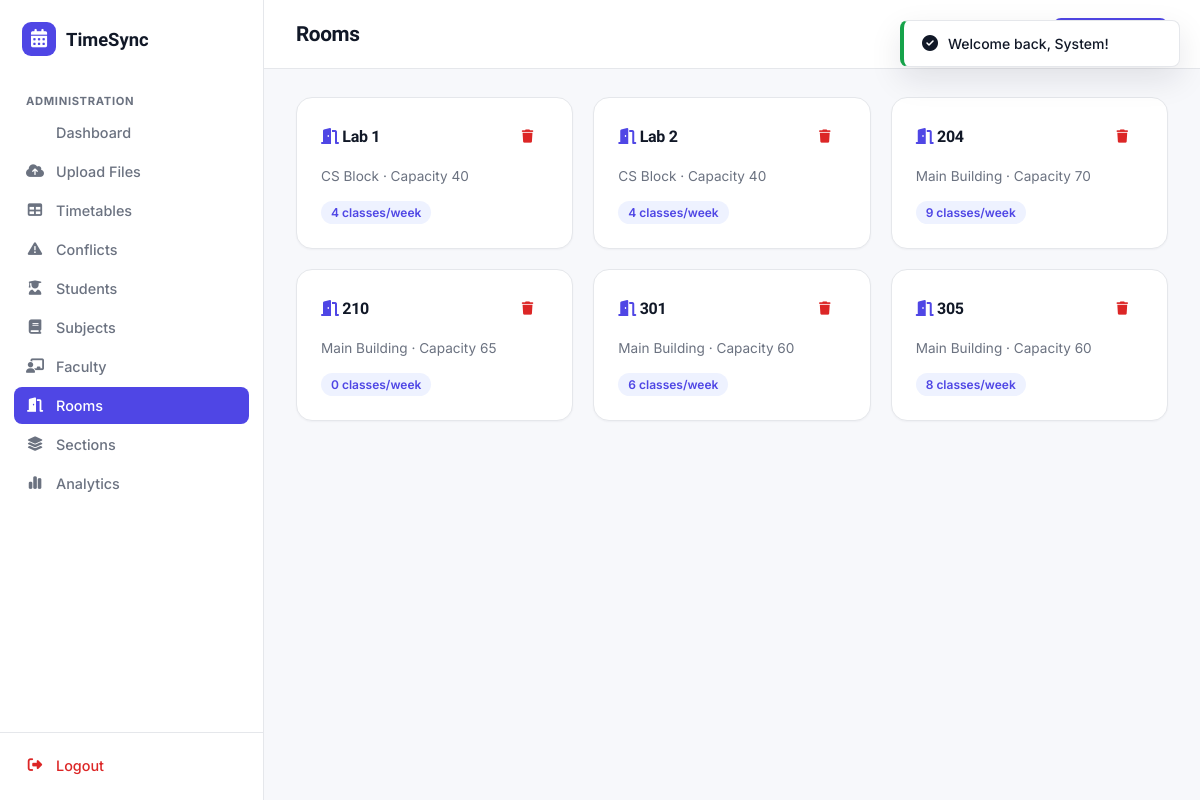
/admin/rooms.php (signed in), run on the app's committed database.
### tables this page shows
CREATE TABLE rooms (
    id INT AUTO_INCREMENT PRIMARY KEY,
    room_number VARCHAR(30) NOT NULL,
    building VARCHAR(80) DEFAULT 'Main Building',
    capacity INT DEFAULT 60,
    UNIQUE KEY uniq_room (room_number, building)
);

### includes/functions.php (called while the page is built, shortened)
<?php
function e(?string $str): string {
    return htmlspecialchars($str ?? '', ENT_QUOTES, 'UTF-8');
}

### admin/rooms.php (the view, shortened to what this page needs)
<?php
require_once __DIR__ . '/../includes/functions.php';
$rooms = $pdo->query("
    SELECT r.*,
           (SELECT COUNT(*) FROM timetables t WHERE t.room_id = r.id) AS usage_count,
           (SELECT COUNT(*) FROM timetables t JOIN conflicts c ON (c.timetable_id_1=t.id OR c.timetable_id_2=t.id)
                WHERE t.room_id = r.id AND c.conflict_type='room' AND c.status='open') AS conflict_count
    FROM rooms r ORDER BY r.building, r.room_number
")->fetchAll();
require_once __DIR__ . '/../includes/header.php';
require_once __DIR__ . '/../includes/sidebar.php';
?>
<div class="main-content">
    <div class="topbar">
        <div class="flex gap-16" style="align-items:center;">
            <h1>Rooms</h1>
        </div>
        <button class="btn btn-primary btn-sm" onclick="openModal('addRoomModal')"><i class="fa-solid fa-plus"></i> Add Room</button>
    </div>
    <div class="page-body">
        <?php if (!$rooms): ?>
            <div class="card"><div class="empty-state">
                <div class="empty-icon"><i class="fa-solid fa-door-open"></i></div>
                <h3>No rooms yet</h3>
                <p>Rooms are created automatically on Excel import, or you can add one manually.</p>
                <button class="btn btn-primary" onclick="openModal('addRoomModal')">Add Room</button>
            </div></div>
        <?php else: ?>
            <div class="grid grid-3">
                <?php foreach ($rooms as $r): ?>
                    <div class="card card-pad card-hover">
                        <div class="flex-between mb-12">
                            <h3 style="font-size:1rem;margin:0;"><i class="fa-solid fa-door-open" style="color:var(--primary);"></i> <?= e($r['room_number']) ?></h3>
                            <form method="POST" onsubmit="return confirm('Remove this room?');">
                                <button type="submit" class="btn btn-ghost btn-sm"><i class="fa-solid fa-trash" style="color:var(--danger);"></i></button>
                            </form>
                        </div>
                        <p class="text-sm text-muted"><?= e($r['building']) ?> · Capacity <?= (int)$r['capacity'] ?></p>
                        <div class="flex gap-8 mt-12">
                            <span class="badge badge-neutral"><?= (int)$r['usage_count'] ?> classes/week</span>
                        </div>
                    </div>
                <?php endforeach; ?>
            </div>
        <?php endif; ?>
    </div>
</div>
<?php require_once __DIR__ . '/../includes/footer.php'; ?>

### assets/css/style.css (style rules this page uses)
:root { --primary: #4F46E5; --primary-dark: #4338CA; --primary-light: #EEF2FF; --accent: #0EA5A5; --background: #F7F8FB; --surface: #FFFFFF; --text: #111827; --muted: #6B7280; --border: #E5E7EB; --success: #16A34A; --success-light: #ECFDF3; --warning: #D97706; --warning-light: #FFFBEB; --danger: #DC2626; --danger-light: #FEF2F2; --radius-sm: 8px; --radius: 12px; --radius-lg: 16px; --shadow-sm: 0 1px 2px rgba(17, 24, 39, 0.04); --shadow: 0 4px 16px rgba(17, 24, 39, 0.06); --shadow-lg: 0 12px 32px rgba(17, 24, 39, 0.10); --font-display: 'Sora', sans-serif; --font-body: 'Inter', sans-serif; --sidebar-w: 264px; }
* { box-sizing: border-box; }
body { margin: 0; font-family: var(--font-body); background: var(--background); color: var(--text); -webkit-font-smoothing: antialiased; }
h1, h2, h3, h4, h5, .font-display { font-family: var(--font-display); letter-spacing: -0.02em; color: var(--text); margin: 0; }
p { color: var(--muted); line-height: 1.65; }
.btn { display: inline-flex; align-items: center; justify-content: center; gap: 8px; font-family: var(--font-body); font-weight: 600; font-size: 0.925rem; padding: 11px 20px; border-radius: var(--radius-sm); border: 1px solid transparent; cursor: pointer; transition: all .15s ease; white-space: nowrap; }
.btn-primary { background: var(--primary); color: #fff; }
.btn-ghost { background: transparent; color: var(--muted); }
.btn-sm { padding: 7px 14px; font-size: 0.825rem; }
.card { background: var(--surface); border: 1px solid var(--border); border-radius: var(--radius-lg); box-shadow: var(--shadow-sm); transition: box-shadow .2s ease, transform .2s ease; }
.card-pad { padding: 24px; }
.badge { display: inline-flex; align-items: center; gap: 5px; padding: 4px 10px; border-radius: 999px; font-size: 0.75rem; font-weight: 600; }
.badge-neutral { background: var(--primary-light); color: var(--primary); }
.main-content { flex: 1; min-width: 0; }
.topbar { display: flex; align-items: center; justify-content: space-between; padding: 18px 32px; background: var(--surface); border-bottom: 1px solid var(--border); position: sticky; top: 0; z-index: 50; }
.topbar h1 { font-size: 1.3rem; }
.page-body { padding: 28px 32px; max-width: 1400px; }
.grid { display: grid; gap: 20px; }
.grid-3 { grid-template-columns: repeat(3, 1fr); }
.flex { display: flex; }
.flex-between { display: flex; align-items: center; justify-content: space-between; }
.gap-8 { gap: 8px; }
.gap-16 { gap: 16px; }
.text-muted { color: var(--muted); }
.text-sm { font-size: 0.85rem; }

### data on the page
rooms: room_number "Lab 1", building "CS Block", capacity "40", usage_count "4"
rooms: room_number "Lab 2", building "CS Block", capacity "40", usage_count "4"
rooms: room_number "204", building "Main Building", capacity "70", usage_count "9"
rooms: room_number "210", building "Main Building", capacity "65", usage_count "0"
rooms: room_number "301", building "Main Building", capacity "60", usage_count "6"
rooms: room_number "305", building "Main Building", capacity "60", usage_count "8"

### other printed values
$link['label'] "Dashboard"
$link['label'] "Upload Files"
$link['label'] "Timetables"
$link['label'] "Conflicts"
$link['label'] "Students"
$link['label'] "Subjects"
$link['label'] "Faculty"
$link['label'] "Rooms"
$link['label'] "Sections"
$link['label'] "Analytics"
